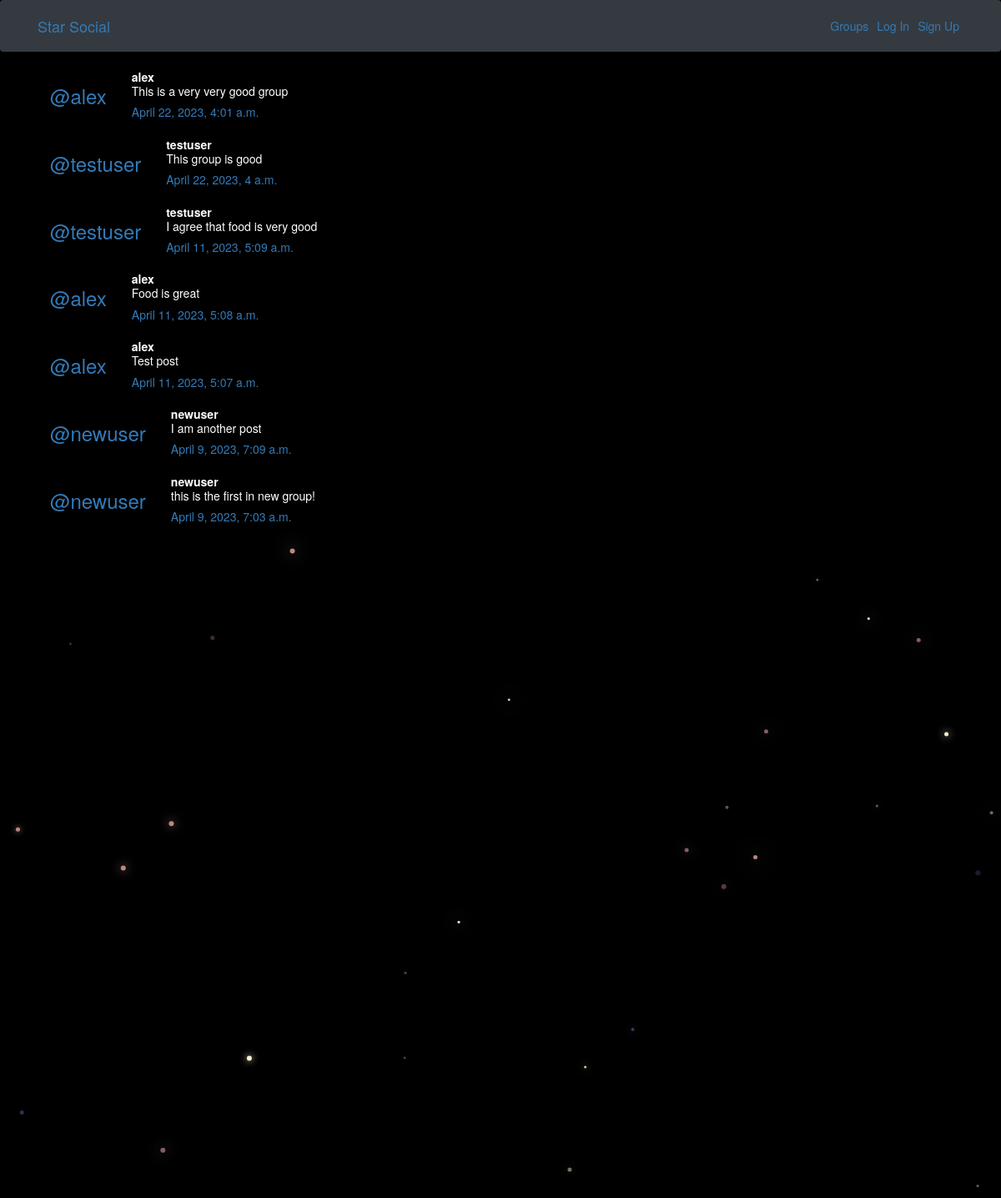
/posts/, run on the app's committed database.
### posts/models.py (models this page shows, shortened)
class Post(models.Model):
    user = models.ForeignKey(User, related_name='posts', on_delete=models.CASCADE)
    created_at = models.DateTimeField(auto_now = True)
    message = models.TextField()
    message_html = models.TextField(editable = False)
    group = models.ForeignKey(Group, related_name = 'posts', null = True, blank = True, on_delete=models.CASCADE)
    class Meta:
        ordering = ['-created_at']
        unique_together = ['user', 'message']

### posts/views.py (the view)
# urls.py: path("", views.PostList.as_view(), name = 'all'),
class PostList(SelectRelatedMixin, generic.ListView):
    model = models.Post
    select_related = ('user', 'group')

### posts/templates/posts/post_list.html (shortened to what this page needs)
{% extends "posts/post_base.html" %}
{% block post_content %}
    <div class = "col-md-8">
        {% for post in post_list %}
            {% include "posts/_post.html" %}
        {% endfor %}
    </div>
{% endblock %}

### posts/templates/posts/_post.html (shortened to what this page needs)
<div class = "post media">
    <h3 class="mr-5"><a href="{% url 'posts:for_user' username=post.user.username %}">@{{ post.user.username }}</a></h3>
    <div class = "media-body">
        <strong>{{post.user.username}}</strong>
        <h5 class = 'media-heading'>{{ post.message_html|safe }}
        <time class = 'time'><a href="{% url 'posts:single' username=post.user.username pk=post.pk %}">{{ post.created_at }}</a></time>
        </h5>
    </div>
</div>

### static/simplesocial/css/master.css (style rules this page uses)
body { margin: 0; overflow: hidden; background-color: black; color:white; }

### data on the page
Post: user.username "alex", message_html "This is a very very good group", created_at "April 22, 2023, 4:01 a.m."
Post: user.username "testuser", message_html "This group is good", created_at "April 22, 2023, 4 a.m."
Post: user.username "testuser", message_html "I agree that food is very good", created_at "April 11, 2023, 5:09 a.m."
Post: user.username "alex", message_html "Food is great", created_at "April 11, 2023, 5:08 a.m."
Post: user.username "alex", message_html "Test post", created_at "April 11, 2023, 5:07 a.m."
Post: user.username "newuser", message_html "I am another post", created_at "April 9, 2023, 7:09 a.m."
Post: user.username "newuser", message_html "this is the first in new group!", created_at "April 9, 2023, 7:03 a.m."
